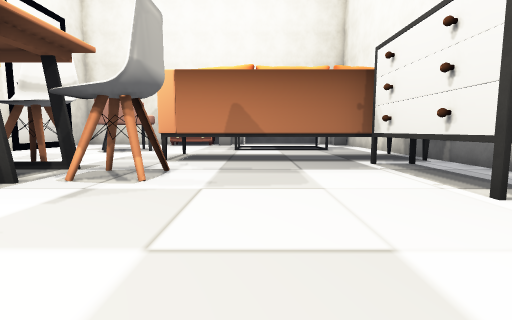
view 1 (above)

16 first-person views from a walk through a Unity game level. The camera is 1.4 m above the floor, tilts 6° down and sees 85° across. The floor is counted in squares, 2 m on a side. Each view is taken from the middle of a square. On the plan, view 1 faces up. The plan holds only what a view shows up to about 9 squares ahead; the rest is blank. The place goes on beyond the plan. Some animated figures are not drawn. Some surface patterns are stand-ins.

view 2
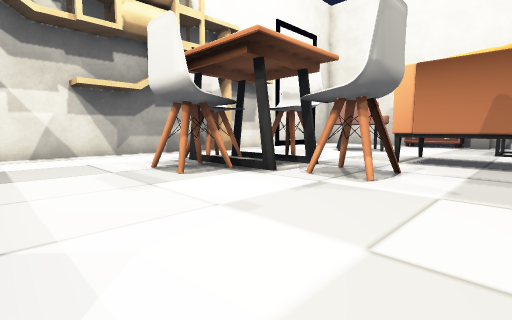

view 3
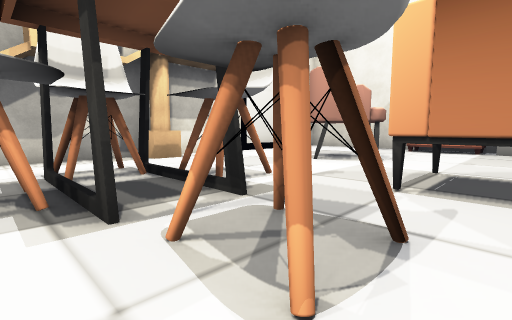

view 4
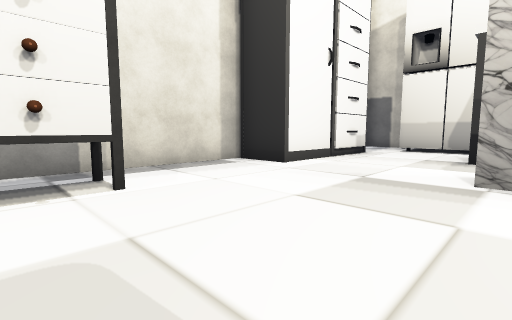

view 5
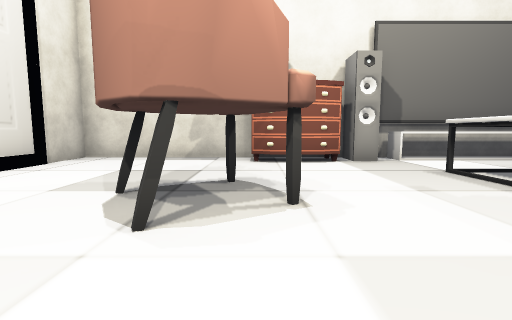

view 6
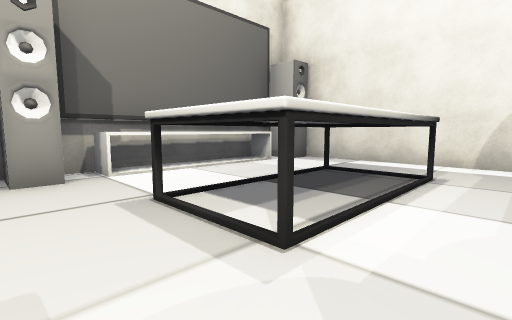

view 7
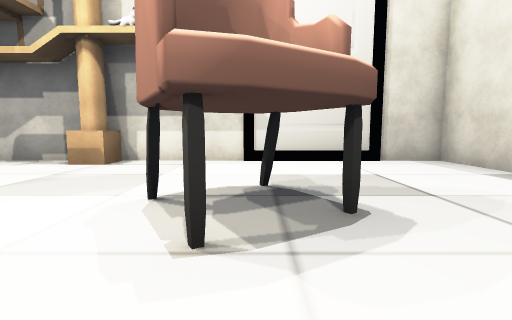

view 8
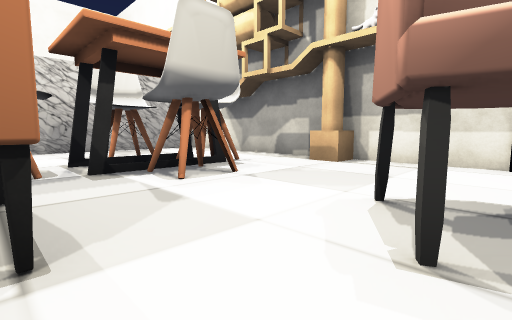

view 9
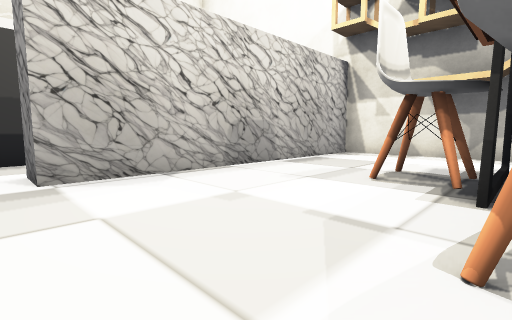

view 10
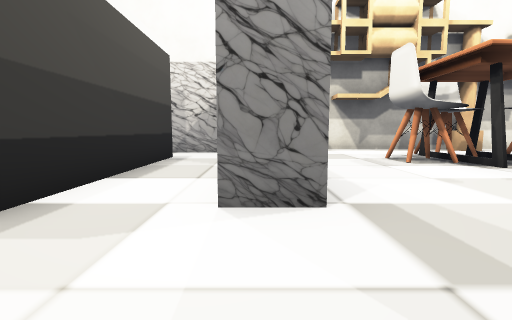

view 11
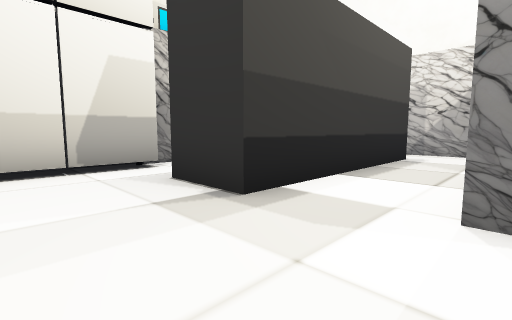

view 12
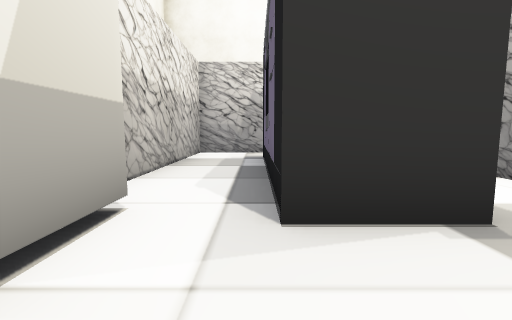

view 13
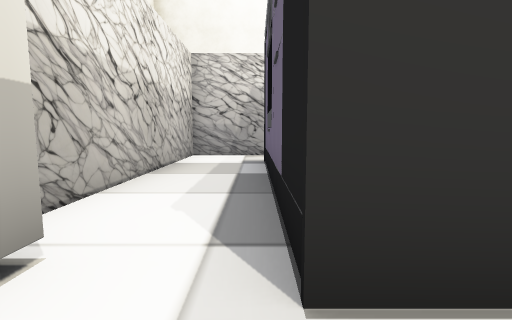

view 14
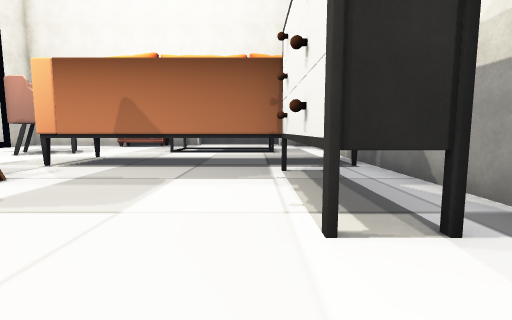

view 15
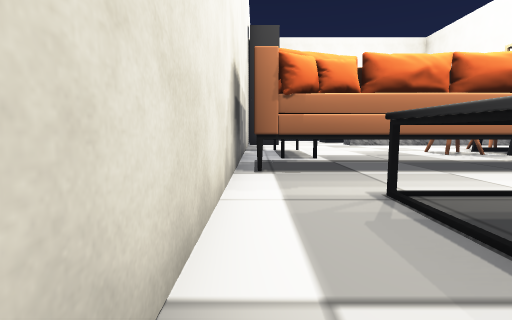

view 16
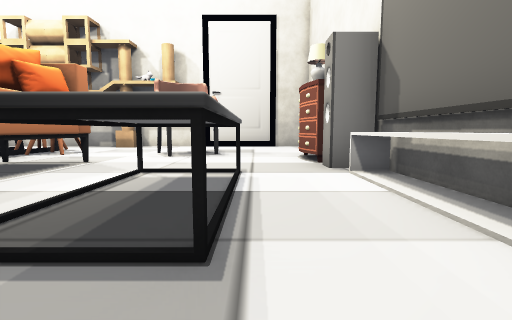

### Floor plan
Key: @ floor where view 1 was taken; # wall or solid block; . floor; / step, stairs or slope; ^ raised ledge; T thing the floor can be seen under or through; C chair; R dresser; O other object.
Columns run from 9 left of view 1 to 5 right of it. Each row starts with its distance up from view 1.
 15 ###### ##
 14 #....###.^#####
 13 #.....R.......#
 12 #.............#
 11 #........OOO..#
 10 #...O....OOO..#
  9 #...O.........#
  8 #......TTTTTTT
  7 ##.....TTTTTTT
  6 ##..CC......O.#
  5 #..C//#C....O.#
  4 #..C..#C....O.#
  3 #...CC......O.#
  2 #.............#
  1 #.............#
  0 #........@....#
 -1 #########...###
 -2   #.........#
 -3   #.........#
 -4   #.#####...#
 -5   #.........#
 -6   #......####
 -7   ########

Positions as (right, up) in squares from view 1, and headings:
1: (0, 0), facing up
2: (0, 0), facing up-left
3: (-1, 3), facing up-left
4: (-1, 4), facing down-right
5: (-4, 7), facing up
6: (-2, 9), facing up-right
7: (-2, 10), facing left
8: (-2, 10), facing down-left
9: (0, 4), facing down-left
10: (2, -1), facing left
11: (2, -1), facing down-left
12: (2, -5), facing left
13: (1, -5), facing left
14: (2, 1), facing up
15: (4, 13), facing down
16: (4, 12), facing left
